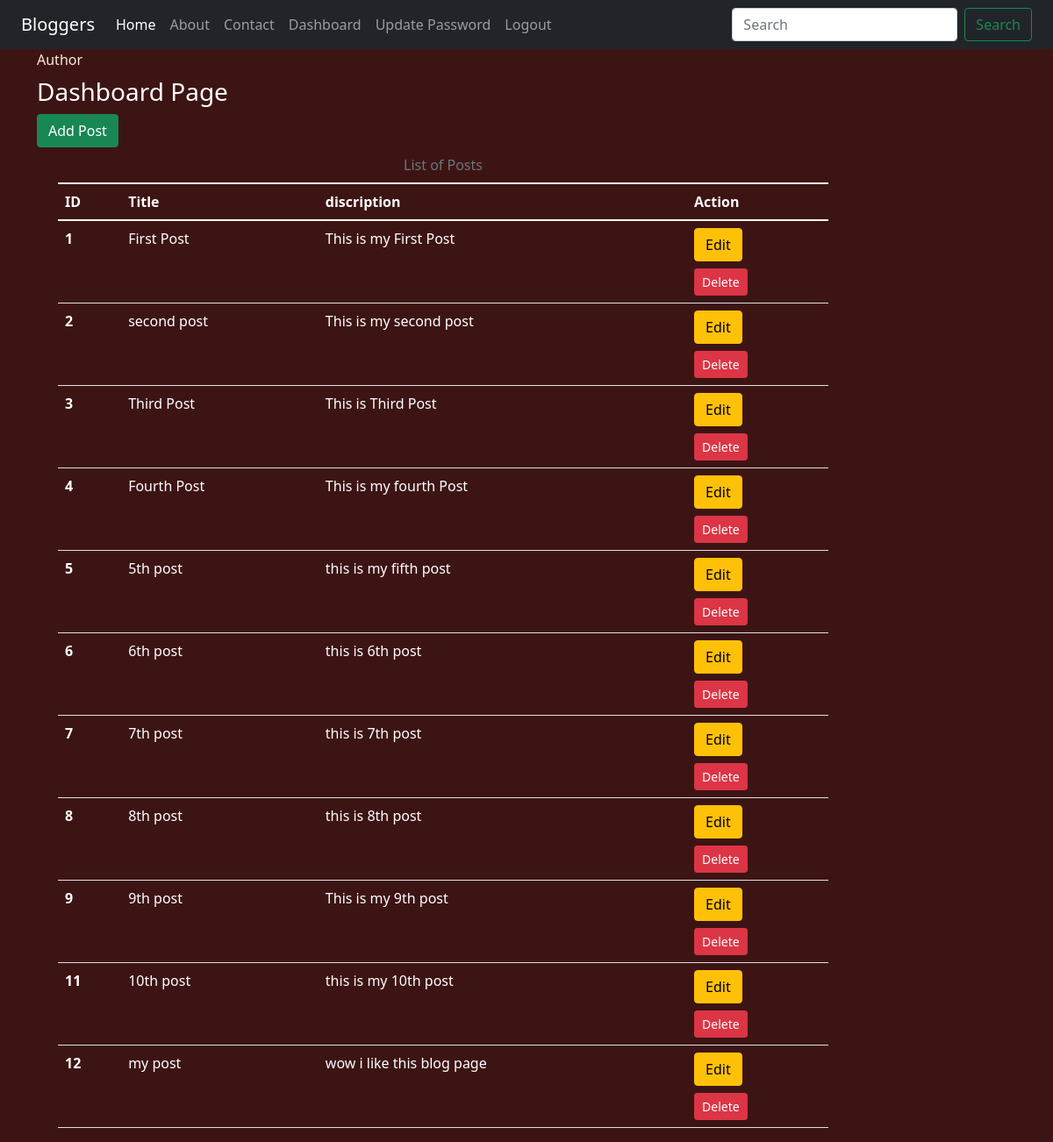
The page /dashboard/ (signed in) on the database its author committed.
### blog/models.py (models this page shows)
class post(models.Model):
    user=models.ForeignKey(User,on_delete=models.CASCADE)
    title=models.CharField(max_length=200)
    disc=models.TextField()

### blog/views.py (the view, shortened to what this page needs)
# urls.py: path('dashboard/',views.dashboard,name='dashboard'),
def dashboard(request):
    print("request data: ", request.user)
    print("request data: ", request.user.id)
    if request.user.is_superuser:
        posts=post.objects.all()
        print("posts: ", posts)
        return render(request,'blog/dashboard.html',{'posts':posts,'name':request.user.first_name,'name2':request.user.last_name})

### blog/templates/blog/dashboard.html (shortened to what this page needs)
{% extends 'blog/base.html' %}
{% load static %}
{% block side %}
<div class="border-right border-warning h-100">Author</div>
{% endblock side %}
{% block content %}
<div class="col-sm-10">
    <h3 class="text-white">Dashboard Page</h3>
    {% if perms.blog.add_post %}
    <a href="{% url 'addpost' %}" class="btn btn-success">Add Post</a>
    {% endif %}
    <div class="container">
        <table class="table caption-top text-white">
            <caption class="text-center">List of Posts</caption>
            <thead>
              <tr>
                <th scope="col">ID</th>
                <th scope="col">Title</th>
                <th scope="col">discription</th>
                <th scope="col">Action</th>
              </tr>
            </thead>
            <tbody>
                {% for post in posts %}
              <tr>
                <th scope="row">{{post.id}}</th>
                <td>{{post.title}}</td>
                <td>{{post.disc}}</td>
                <td>
                {% if perms.blog.change_post %}
                <a href="{% url 'updatepost' post.id %}" class="btn btn-warning">Edit</a>
                {% endif %}
                {% if perms.blog.delete_post %}
                <form action="{% url 'deletepost' post.id %}" method="post">
                    <input type="submit" class="btn btn-danger btn-sm mt-2" value="Delete">
                </form>
                {% endif %}
                </td>
              </tr>
              {% endfor %}
            </tbody>
          </table>
    </div>
</div>
{% endblock content%}

### blog/static/blog/css/style.css (style rules this page uses)
body { background-color: rgb(61, 20, 20); color: antiquewhite; }
form { color: rgb(211, 11, 11); }

### rows shown on the page
post: id "1", title "First Post", disc "This is my First Post"
post: id "2", title "second post", disc "This is my second post"
post: id "3", title "Third Post", disc "This is Third Post"
post: id "4", title "Fourth Post", disc "This is my fourth Post"
post: id "5", title "5th post", disc "this is my fifth post"
post: id "6", title "6th post", disc "this is 6th post"
post: id "7", title "7th post", disc "this is 7th post"
post: id "8", title "8th post", disc "this is 8th post"
post: id "9", title "9th post", disc "This is my 9th post"
post: id "11", title "10th post", disc "this is my 10th post"
post: id "12", title "my post", disc "wow i like this blog page"
